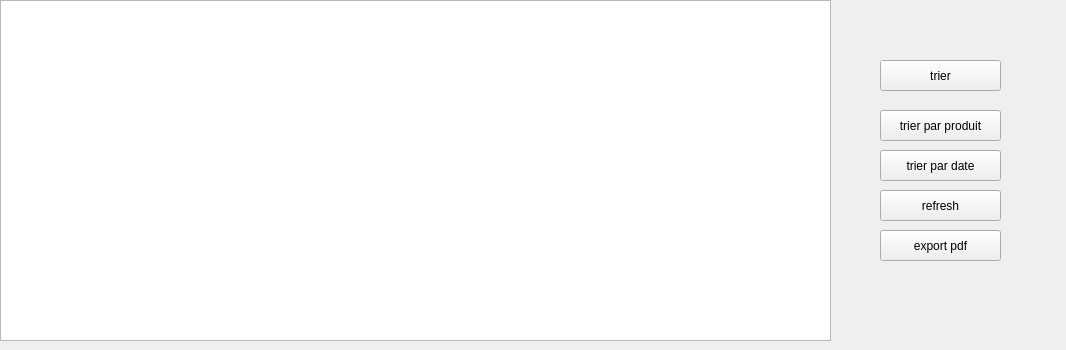
        <widget class="QWidget" name="tab_48">
         <attribute name="title">
          <string>afficher</string>
         </attribute>
         <widget class="QLabel" name="label_136">
          <property name="geometry">
           <rect>
            <x>6</x>
            <y>12</y>
            <width>1051</width>
            <height>321</height>
           </rect>
          </property>
          <property name="text">
           <string/>
          </property>
         </widget>
         <widget class="QTableView" name="tableView_7">
          <property name="geometry">
           <rect>
            <x>0</x>
            <y>0</y>
            <width>831</width>
            <height>341</height>
           </rect>
          </property>
         </widget>
         <widget class="QPushButton" name="trier_7">
          <property name="geometry">
           <rect>
            <x>880</x>
            <y>60</y>
            <width>121</width>
            <height>31</height>
           </rect>
          </property>
          <property name="text">
           <string>trier</string>
          </property>
         </widget>
         <widget class="QPushButton" name="trier_8">
          <property name="geometry">
           <rect>
            <x>880</x>
            <y>110</y>
            <width>121</width>
            <height>31</height>
           </rect>
          </property>
          <property name="text">
           <string>trier par produit</string>
          </property>
         </widget>
         <widget class="QPushButton" name="trier_9">
          <property name="geometry">
           <rect>
            <x>880</x>
            <y>150</y>
            <width>121</width>
            <height>31</height>
           </rect>
          </property>
          <property name="text">
           <string>trier par date</string>
          </property>
         </widget>
         <widget class="QPushButton" name="pushButton_2">
          <property name="geometry">
           <rect>
            <x>880</x>
            <y>190</y>
            <width>121</width>
            <height>31</height>
           </rect>
          </property>
          <property name="text">
           <string>refresh</string>
          </property>
         </widget>
         <widget class="QPushButton" name="export_5">
          <property name="geometry">
           <rect>
            <x>880</x>
            <y>230</y>
            <width>121</width>
            <height>31</height>
           </rect>
          </property>
          <property name="text">
           <string>export pdf</string>
          </property>
         </widget>
        </widget>
